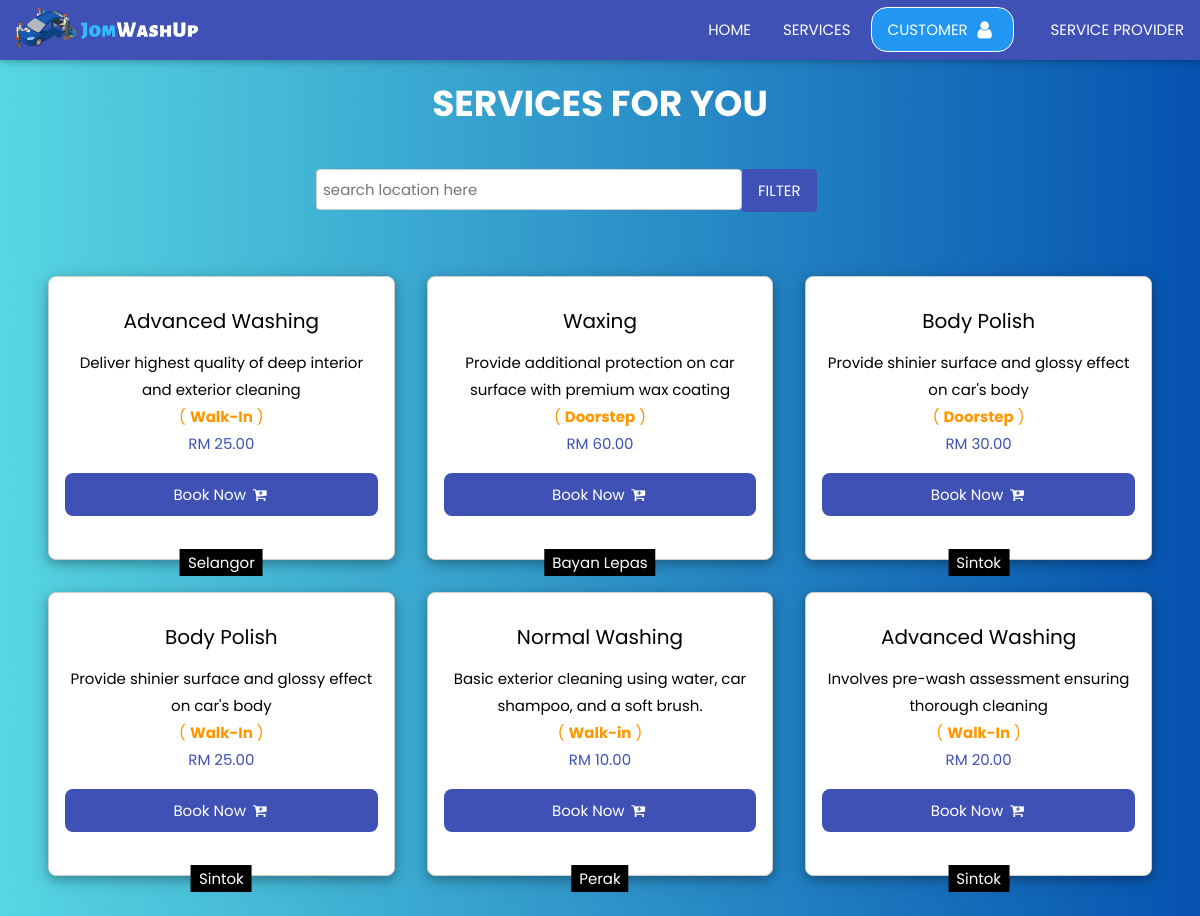
The app's page /service.php with its own data.
### tables this page shows
CREATE TABLE `service` (
  `id_service` int(11) NOT NULL,
  `id_provider` int(11) NOT NULL,
  `title` varchar(100) NOT NULL,
  `description` text NOT NULL,
  `price` varchar(10) NOT NULL,
  `service_type` varchar(10) NOT NULL
);

CREATE TABLE `provider` (
  `id_provider` int(11) NOT NULL,
  `name` varchar(100) NOT NULL,
  `email` varchar(100) NOT NULL,
  `phone` varchar(40) NOT NULL,
  `username` varchar(40) NOT NULL,
  `password` varchar(40) NOT NULL,
  `location` text NOT NULL,
  `city` varchar(40) DEFAULT NULL,
  `postcode` varchar(10) NOT NULL
);

### service.php (the view, shortened to what this page needs)
<?PHP
include("database.php");
?>
<?PHP
$search 	= (isset($_POST['search'])) ? trim($_POST['search']) : '';
$sql_filter ="";
?>
<!DOCTYPE html>
<html>
<link rel="stylesheet" href="w3.css">
<link rel="stylesheet" href="https://cdnjs.cloudflare.com/ajax/libs/font-awesome/4.7.0/css/font-awesome.min.css">
<body>
<?PHP include("menu.php"); ?>
<div class="bgimg-1 w3-light-gray" >
	<div class="w3-padding-32"></div>
	<div class="w3-padding w3-xxlarge w3-center w3-text-white"><b>SERVICES FOR YOU</b></div>
	<div class="w3-container w3-padding" id="contact">
		<div class="w3-content w3-container " style="max-width:600px">
			<form action="" method="post" >
				<div class="w3-section " >
					<input class="w3-input w3-border w3-round w3-threequarter" type="text" name="search" value="<?PHP echo $search; ?>" placeholder="search location here" required>
				</div>
				<button type="submit" class="w3-button w3-indigo w3-text-white w3-margin-bottom w3-round">FILTER</button>
			</form>
		</div>
	</div>
	<div class="w3-container w3-padding-24" id="contact">
		<div class="w3-content w3-container " style="max-width:1200px">
			<div class="w3-row">
			<?PHP
				$SQL_list = "SELECT * FROM `service`,`provider` WHERE service.id_provider = provider.id_provider " . $sql_filter;
				$result = mysqli_query($con, $SQL_list) ;
				while ( $data	= mysqli_fetch_array($result) )
				{
				?>
				<div class="w3-display-container w3-col m4 w3-padding w3-padding-16 w3-center  w3-round-large ">
					<div class="w3-padding w3-padding-16 w3-card-4 w3-white w3-round-large w3-border w3-hover-border-red  ">
						<h4><?PHP echo $data["title"]; ?></h4><?PHP echo $data["description"]; ?><br>
						<span class="w3-text-orange">( <strong><?PHP echo $data["service_type"]; ?></strong> )<br>
						<span class="w3-text-indigo">RM <?PHP echo $data["price"]; ?></span>
						<div class="w3-padding"></div>
						<a href="#" onclick="checkLoginStatus();" class="w3-button w3-block w3-indigo w3-round-large"> Book Now <i class="fa fa-fw fa-cart-plus"></i></a>
						<br>
						<div class="w3-tag w3-display-bottommiddle"><?PHP echo $data["city"]; ?></div>
					</div>
				</div>
				<?PHP
				}
				?>
			</div>
		</div>
	</div>
</div>
</body>
</html>

### menu.php (shortened to what this page needs)
<div class="w3-top">
    <div class="w3-bar w3-indigo w3-card" id="myNavbar">
        &nbsp;<a href="index.php" class="w3-bar-item1"><img src="images/logofyp.png" height="60"></a>
        <div class="w3-right w3-hide-small">
            <a href="index.php" class="w3-bar-item w3-button">HOME</a>
            <a href="service.php" class="w3-bar-item1 w3-button">SERVICES</a>
            <a onclick="document.getElementById('id01').style.display='block'"
                class="w3-padding w3-round-xlarge w3-border w3-border-white w3-blue w3-bar-item1 w3-button w3-margin-right">
                CUSTOMER <i class="fa fa-fw fa-lg fa-user"></i></a>
            <a href="login-sp.php" class="w3-bar-item1 w3-button">SERVICE PROVIDER</a>
        </div>
    </div>
</div>

### w3.css (style rules this page uses)
*,*:before,*:after { box-sizing:inherit }
html { -ms-text-size-adjust:100%;-webkit-text-size-adjust:100% }
body { margin:0 }
a { background-color:transparent }
b,strong { font-weight:bolder }
img { border-style:none }
button,input,select,textarea,optgroup { font:inherit;margin:0 }
button,input { overflow:visible }
button,select { text-transform:none }
button,[type=button],[type=reset],[type=submit] { -webkit-appearance:button }
html,body { font-family:Verdana,sans-serif;font-size:15px;line-height:1.5 }
html { overflow-x:hidden }
h4 { font-size:20px }
h1,h2,h3,h4,h5,h6 { font-family:"Segoe UI",Arial,sans-serif;font-weight:400;margin:10px 0 }
img { vertical-align:middle }
a { color:inherit }
.w3-btn,.w3-button { border:none;display:inline-block;padding:8px 16px;vertical-align:middle;overflow:hidden;text-decoration:none;color:inherit;background-color:inherit;text-align:center;cursor:pointer;white-space:nowrap }
.w3-btn,.w3-button { -webkit-touch-callout:none;-webkit-user-select:none;-khtml-user-select:none;-moz-user-select:none;-ms-user-select:none;user-select:none }
.w3-badge,.w3-tag { background-color:#000;color:#fff;display:inline-block;padding-left:8px;padding-right:8px;text-align:center }
.w3-tooltip,.w3-display-container { position:relative }
.w3-input { padding:6px;display:block;border:none;border-bottom:1px solid #ccc;width:100% }
.w3-bar { width:100%;overflow:hidden }
.w3-bar .w3-bar-item { padding:8px 16px;float:left;width:auto;border:none;display:block;outline:0 }
.w3-bar .w3-button { white-space:normal }
.w3-block { display:block;width:100% }
.w3-container:after,.w3-container:before,.w3-panel:after,.w3-panel:before,.w3-row:after,.w3-row:before,.w3-row-padding:after,.w3-row-padding:before, .w3-cell-row:before,.w3-cell-row:after,.w3-clear:after,.w3-clear:before,.w3-bar:before,.w3-bar:after { content:"";display:table;clear:both }
.w3-col,.w3-half,.w3-third,.w3-twothird,.w3-threequarter,.w3-quarter { float:left;width:100% }
@media (min-width:601px) { .w3-col.m4,.w3-third { width:33.33333% } }
@media (min-width:601px) { .w3-col.m9,.w3-threequarter { width:74.99999% } }
.w3-content,.w3-auto { margin-left:auto;margin-right:auto }
.w3-content { max-width:980px }
.w3-top,.w3-bottom { position:fixed;width:100%;z-index:1 }
.w3-top { top:0 }
.w3-display-bottommiddle { position:absolute;left:50%;bottom:0;transform:translate(-50%,0%);-ms-transform:translate(-50%,0%) }
.w3-round,.w3-round-medium { border-radius:4px }
.w3-round-large { border-radius:8px }
.w3-round-xlarge { border-radius:16px }
.w3-container,.w3-panel { padding:0.01em 16px }
.w3-card,.w3-card-2 { box-shadow:0 2px 5px 0 rgba(0,0,0,0.16),0 2px 10px 0 rgba(0,0,0,0.12) }
.w3-card-4,.w3-hover-shadow:hover { box-shadow:0 4px 10px 0 rgba(0,0,0,0.2),0 4px 20px 0 rgba(0,0,0,0.19) }
.w3-xxlarge { font-size:36px!important }
.w3-center { text-align:center!important }
.w3-border { border:1px solid #ccc!important }
.w3-section,.w3-code { margin-top:16px!important;margin-bottom:16px!important }
.w3-margin-bottom { margin-bottom:16px!important }
.w3-margin-right { margin-right:16px!important }
.w3-padding { padding:8px 16px!important }
.w3-padding-16 { padding-top:16px!important;padding-bottom:16px!important }
.w3-padding-24 { padding-top:24px!important;padding-bottom:24px!important }
.w3-padding-32 { padding-top:32px!important;padding-bottom:32px!important }
.w3-right { float:right!important }
.w3-blue,.w3-hover-blue:hover { color:#fff!important;background-color:#2196F3!important }
.w3-indigo,.w3-hover-indigo:hover { color:#fff!important;background-color:#3f51b5!important }
.w3-white,.w3-hover-white:hover { color:#000!important;background-color:#fff!important }
.w3-light-grey,.w3-hover-light-grey:hover,.w3-light-gray,.w3-hover-light-gray:hover { color:#000!important;background-color:#f1f1f1!important }
.w3-text-indigo,.w3-hover-text-indigo:hover { color:#3f51b5!important }
.w3-text-orange,.w3-hover-text-orange:hover { color:#ff9800!important }
.w3-text-white,.w3-hover-text-white:hover { color:#fff!important }
.w3-border-white,.w3-hover-border-white:hover { border-color:#fff!important }

### service.php (style rules this page uses)
body,h1,h2,h3,h4,h5,h6 { font-family: "Poppins", sans-serif }
body, html { height: 100%; line-height: 1.8; }
.bgimg-1 { background-position: top; background-size: cover; min-height: 100%; background-attachment:fixed; background-image: url(images/carwashbg.png); }
a:link { text-decoration: none; }
.bgimg-1 { min-height: 100%; }
.w3-bar .w3-button { padding: 16px; }

### records on screen
service: title "Advanced Washing", description "Deliver highest quality of deep interior and exterior cleaning", service_type "Walk-In", price "25.00", id_provider.city "Selangor"
service: title "Waxing", description "Provide additional protection on car surface with premium wax coating", service_type "Doorstep", price "60.00", id_provider.city "Bayan Lepas"
service: title "Body Polish", description "Provide shinier surface and glossy effect on car's body", service_type "Doorstep", price "30.00", id_provider.city "Sintok"
service: title "Body Polish", description "Provide shinier surface and glossy effect on car's body", service_type "Walk-In", price "25.00", id_provider.city "Sintok"
service: title "Normal Washing", description "Basic exterior cleaning using water, car shampoo, and a soft brush.", service_type "Walk-in", price "10.00", id_provider.city "Perak"
service: title "Advanced Washing", description "Involves pre-wash assessment ensuring thorough cleaning", service_type "Walk-In", price "20.00", id_provider.city "Sintok"
